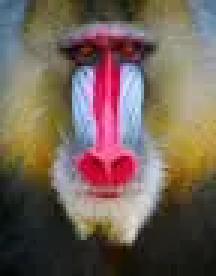
#> input picture src/images/monkey.jpg, 72 x 92 px (shown 3 times larger)
$ python feature_space.py
#> lines starting #> are read from the running program, lines starting #| are printed output that depends on the picture
import cv2
import matplotlib.pyplot as plt
import numpy as np


def convert_to_rgb_feature_space(image):
    # Convert image to RGB feature space
    rgb_image = cv2.cvtColor(image, cv2.COLOR_BGR2RGB)
#> image is the input picture: shape (92, 72, 3); mean B, G, R 87.8, 98.2, 115.3

    # Plot the result in 3D RGB feature space
    fig = plt.figure()
    ax = fig.add_subplot(111, projection="3d")
    rgb_image = image.reshape(-1, 3)
    rgb_image = np.flip(rgb_image, axis=1)

    # return rgb_image

    # Calculate the color based on the position of the point in RGB space
    colors = rgb_image / 255.0  # Normalize the colors to [0, 1] for matplotlib

    # Scatter plot, using RGB channels as coordinates and the calculated color
    ax.scatter(
        rgb_image[:, 0],  # Red channel
        rgb_image[:, 1],  # Green channel
        rgb_image[:, 2],  # Blue channel
        c=colors,  # Use the normalized RGB colors for each point
        marker=".",
    )

    ax.set_xlabel("Red")
    ax.set_ylabel("Green")
    ax.set_zlabel("Blue")
    ax.set_title("3D RGB Feature Space")

    plt.show()
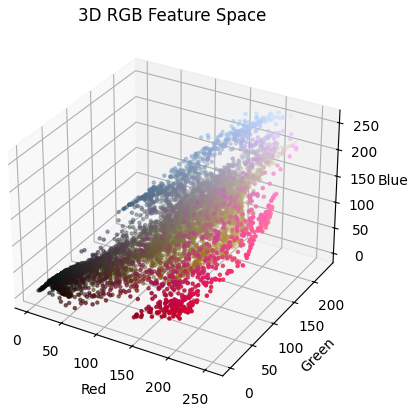
#> figure drawn by matplotlib, 1 panel


def k_mean(feature_space, k):
    feature_max = feature_space.max()
    feature_min = feature_space.min()

    centers = np.array
    print(feature_max, feature_min)


rgb_feature_space = convert_to_rgb_feature_space(cv2.imread("./images/monkey.jpg"))
# k_mean(rgb_feature_space, 1)
